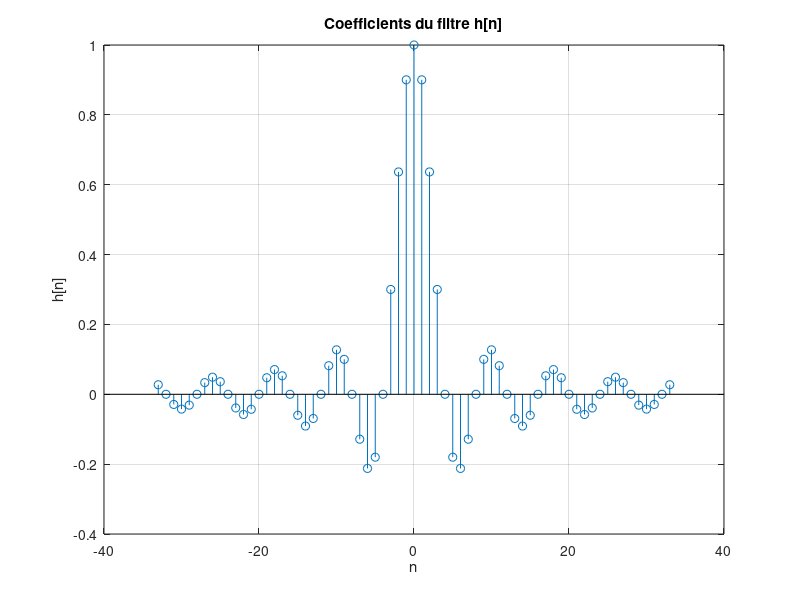

Write MATLAB code to recreate this figure.
Wp = 0.2 * pi;
Ws = 0.3 * pi; 
M = 6.6*pi/(Ws - Wp); 

m1 = -(M)/2;
m2 = (M)/2;
n = m1:m2; 

Wc = (Wp + Ws) / 2; 
h = (sin((Wc * n))) ./ (Wc * n); 

h(n == 0) = 1; 

figure;
stem(n, h);
title('Coefficients du filtre h[n]');
xlabel('n');
ylabel('h[n]');
grid on;
